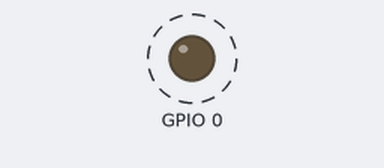
A sketch run on a simulated ESP8266 (NodeMCU). On the bench: output pins drawn as LEDs (lit = HIGH). Dashed ring = blinking. What the sketch prints to the serial monitor is not drawn.

Above: at 0.3 s.
Timing chart, 0 to 3.0 s (numbered marks = the images above):
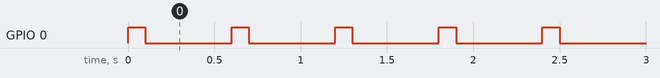

Measured:
- by itself, GPIO 0: alternates HIGH for 0.10 s and LOW for 0.50 s

The sketch:

blink.ino
```cpp
#include <Arduino.h>
#include <gmBlink.h>

int n = 0;
ADC_MODE(ADC_VCC);

gmBlink b(0); //(14);


void setup()
{
	Serial.begin(115200);
	//pinMode(ledx, OUTPUT);
	n = 0;
}// setup


void loop()
{
	b.blink(100);
	delay(500);
	n++;
	int vcc = ESP.getVcc();
	Serial.printf("%d: %d\n", n, vcc);
}// loop
```
